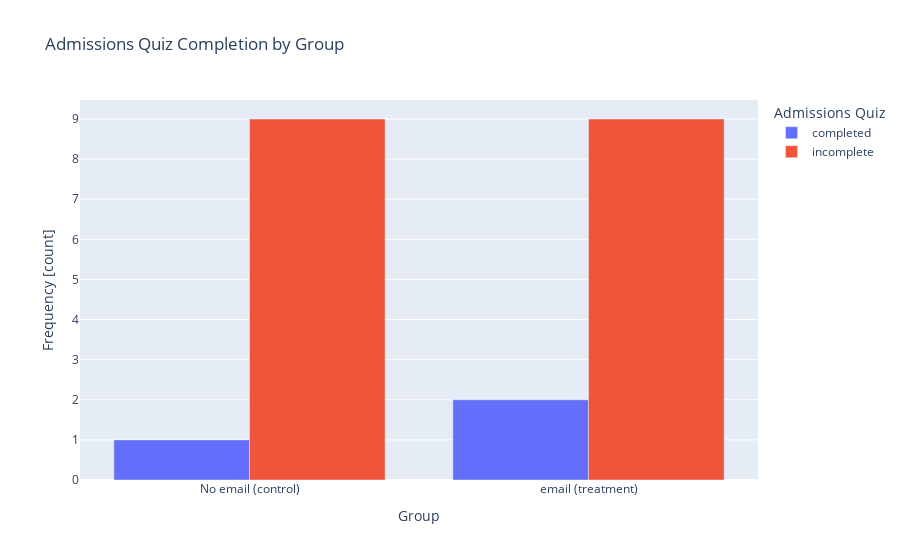

The cell this chart's notebook holds for it:
### Markdown cell above
A function that returns side-by-side bar chart of `data`, showing the number of complete and incomplete quizzes for both the treatment and control groups.

### Code cell
# Create `build_contingency_bar` function

# Don't delete the code below 👇
cb_fig = build_contingency_bar()
cb_fig.write_image("images/3.png", scale=1, height=500, width=700)

cb_fig.show()

### Figure 1 — Plotly figure (JSON) as saved in the notebook; plotly's stock layout.template omitted (floating-point values rounded to 4 significant figures)
{"data": [{"alignmentgroup": "True", "hovertemplate": "admissionsQuiz=completed<br>group=%{x}<br>value=%{y}<extra></extra>", "legendgroup": "completed", "marker": {"color": "#636efa", "pattern": {"shape": ""}}, "name": "completed", "offsetgroup": "completed", "orientation": "v", "showlegend": true, "textposition": "auto", "type": "bar", "x": ["No email (control)", "email (treatment)"], "xaxis": "x", "y": [1, 2], "yaxis": "y"}, {"alignmentgroup": "True", "hovertemplate": "admissionsQuiz=incomplete<br>group=%{x}<br>value=%{y}<extra></extra>", "legendgroup": "incomplete", "marker": {"color": "#EF553B", "pattern": {"shape": ""}}, "name": "incomplete", "offsetgroup": "incomplete", "orientation": "v", "showlegend": true, "textposition": "auto", "type": "bar", "x": ["No email (control)", "email (treatment)"], "xaxis": "x", "y": [9, 9], "yaxis": "y"}], "layout": {"barmode": "group", "legend": {"title": {"text": "Admissions Quiz"}, "tracegroupgap": 0}, "title": {"text": "Admissions Quiz Completion by Group"}, "xaxis": {"anchor": "y", "domain": [0, 1], "title": {"text": "Group"}}, "yaxis": {"anchor": "x", "domain": [0, 1], "title": {"text": "Frequency [count]"}}}}
